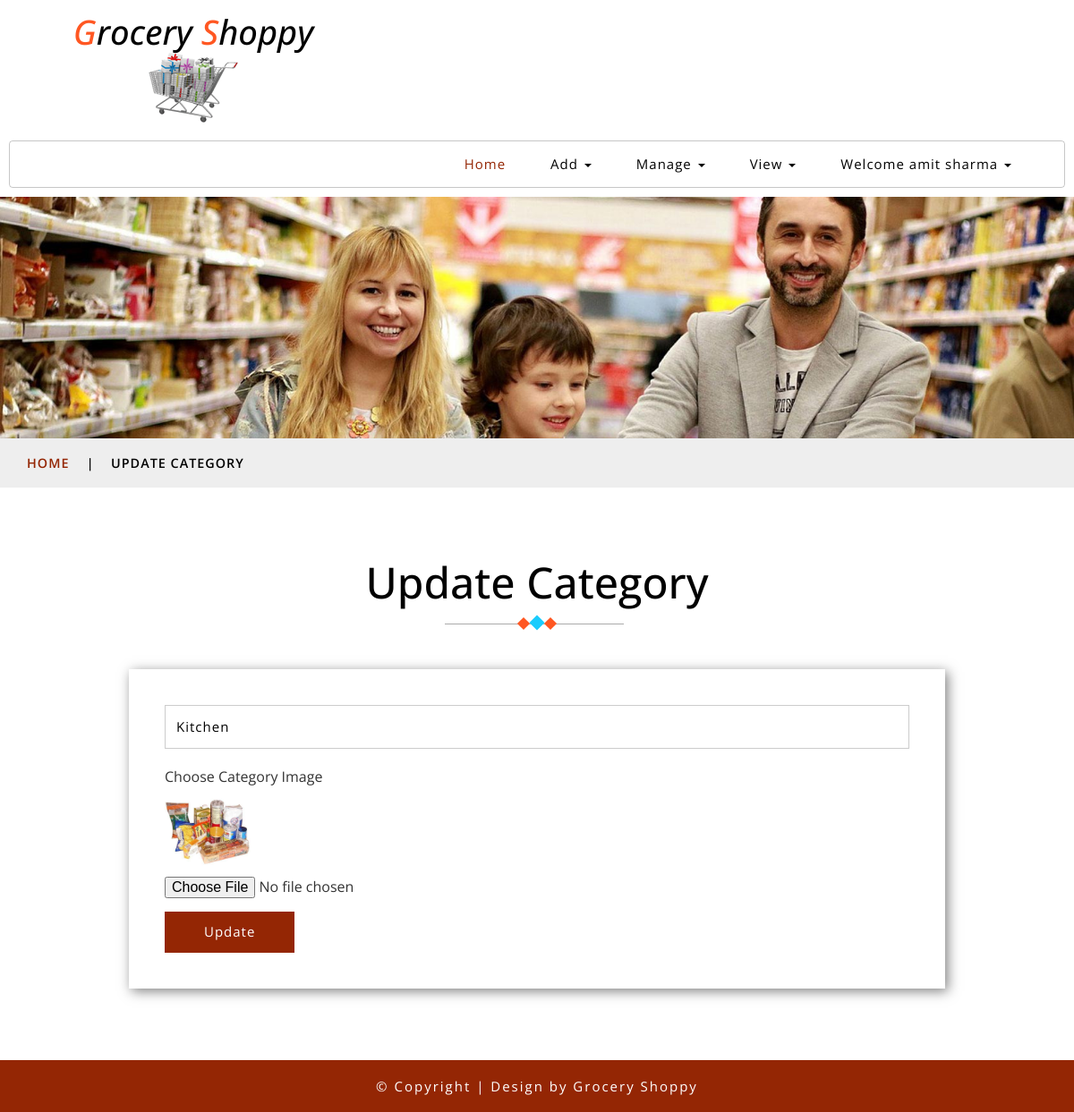
Page /updatecat.php?id=500 (signed in) on the committed database.
### tables this page shows
CREATE TABLE IF NOT EXISTS `addcat` (
  `catid` int(10) NOT NULL AUTO_INCREMENT,
  `catname` varchar(50) NOT NULL,
  `picname` varchar(300) NOT NULL,
  PRIMARY KEY (`catid`)
);

### updatecat.php (the view, shortened to what this page needs)
<?php
$id=$_GET["id"];
$conn=mysqli_connect(host,dbuser,dbpass,dbname)or die("error in connection".mysqli_connect_error());
$q1="select * from addcat where catid='$id'";
$res1=mysqli_query($conn,$q1) or die ("error in query".mysqli_error($conn));
$count1=mysqli_affected_rows($conn);
if($count1==1)
{
	$ans=mysqli_fetch_array($res1);
}
?>
<!DOCTYPE html>
<html lang="zxx">
<head>
	<?php
		include_once("linkfiles.php");
	?>
</head>
<body>
	<?php
		include_once("adminnavigation.php");
	?>
	<div class="page-head_agile_info_w3l">
	</div>
	<div class="services-breadcrumb">
		<div class="agile_inner_breadcrumb">
			<div class="container">
				<ul class="w3_short">
					<li>
						<a href="adminindex.php">Home</a>
						<i>|</i>
					</li>
					<li>Update Category</li>
				</ul>
			</div>
		</div>
	</div>
	<div class="contact-w3l">
		<div class="container">
			<h3 class="tittle-w3l">Update Category
				<span class="heading-style">
					<i></i>
					<i></i>
					<i></i>
				</span>
			</h3>
			<div class="contact agileits">
				<div class="contact-agileinfo">
					<div class="contact-form wthree">
						<form method="post" enctype="multipart/form-data">
							<div class="">
								<input type="text" value="<?php print $ans["catname"]; ?>" name="name" placeholder="Name" required="">
							</div>
							<div class="">
								Choose Category Image<br>
								<img src="userupload/<?php print $ans["picname"] ?>" height="100" width="100" />
								<input type="file" name="ff">
							</div>
							<input type="submit" value="Update" name="s1"><br>
						</form>
					</div>
				</div>
			</div>
		</div>
	</div>
	<?php
	include_once("footer.php");
	?>
</body>
</html>

### rows in the picture
addcat: name "Kitchen", picname (picture)

### other values in the picture
$name "amit sharma"
